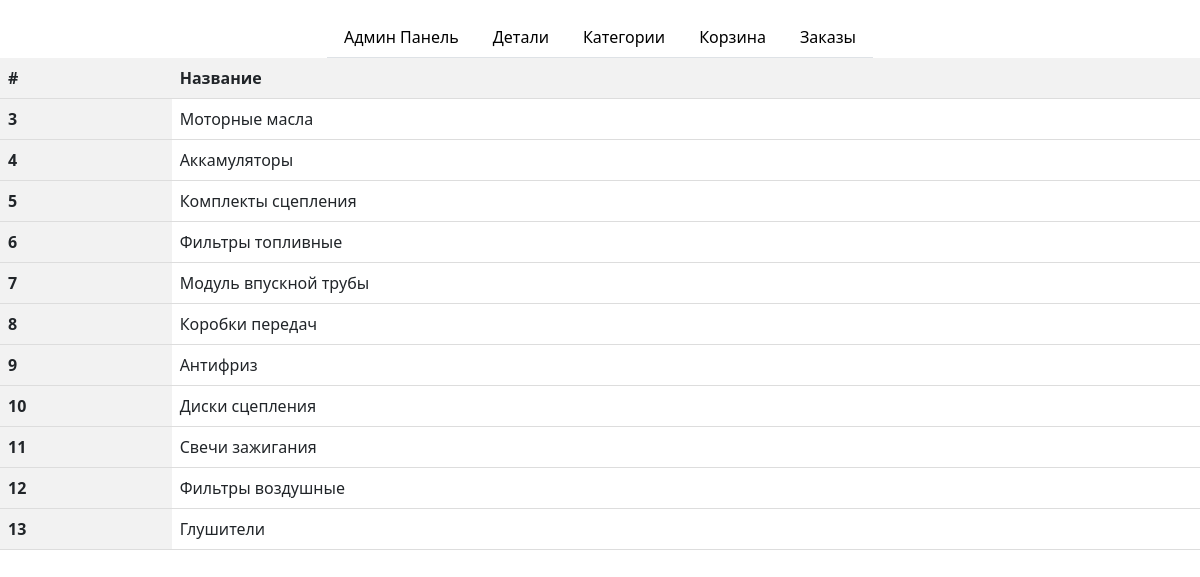
Page /categories/ on the committed database.
### detail/models.py (models this page shows, shortened)
class Category(models.Model):
    name = models.CharField(max_length=30, verbose_name="Название")
    class Meta:
        verbose_name_plural = 'Категории'
        verbose_name = 'Категория'

### detail/views.py (the view)
# urls.py: path('categories/', views.get_all_categories, name='categories'),
def get_all_categories(request):
    categories = Category.objects.all()
    return render(request, "categories/categories.html", {"categories": categories})

### templates/categories/categories.html
{% extends '_base.html' %}
{% block content %}
    <table class="categories-table">
        <thead>
            <tr class="align-middle">
                <th scope="col">#</th>
                <th scope="col">Название</th>
            </tr>
        </thead>
        <tbody>
            {% for category in categories %}
            <tr class="align-middle">
                <th scope="row">{{ category.id }}</th>
                <td>{{ category.name }}</td>
            </tr>
            {% endfor %}
        </tbody>
    </table>
{% endblock content %}

### templates/_base.html (style rules this page uses)
.categories-table { width: 100%; border-collapse: collapse; }
.categories-table th, .categories-table td { padding: 8px; text-align: left; border-bottom: 1px solid #ddd; }
.categories-table th { background-color: #f2f2f2; }
.align-middle { vertical-align: middle; }

### rows in the picture
Category: id "3", name "Моторные масла"
Category: id "4", name "Аккамуляторы"
Category: id "5", name "Комплекты сцепления"
Category: id "6", name "Фильтры топливные"
Category: id "7", name "Модуль впускной трубы"
Category: id "8", name "Коробки передач"
Category: id "9", name "Антифриз"
Category: id "10", name "Диски сцепления"
Category: id "11", name "Свечи зажигания"
Category: id "12", name "Фильтры воздушные"
Category: id "13", name "Глушители"
